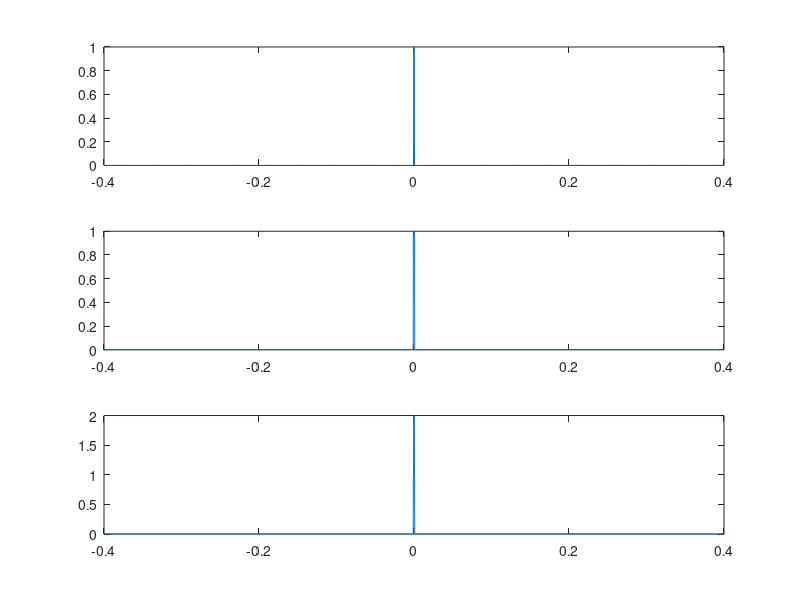
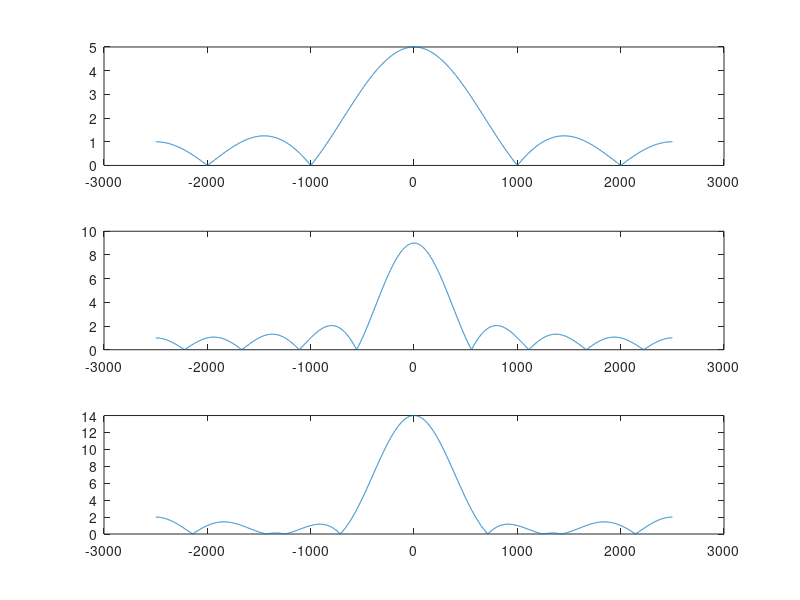
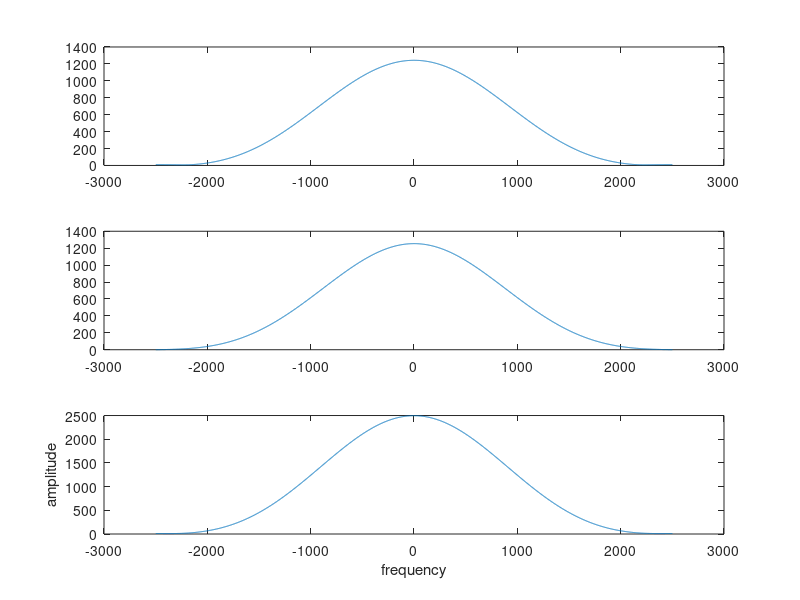
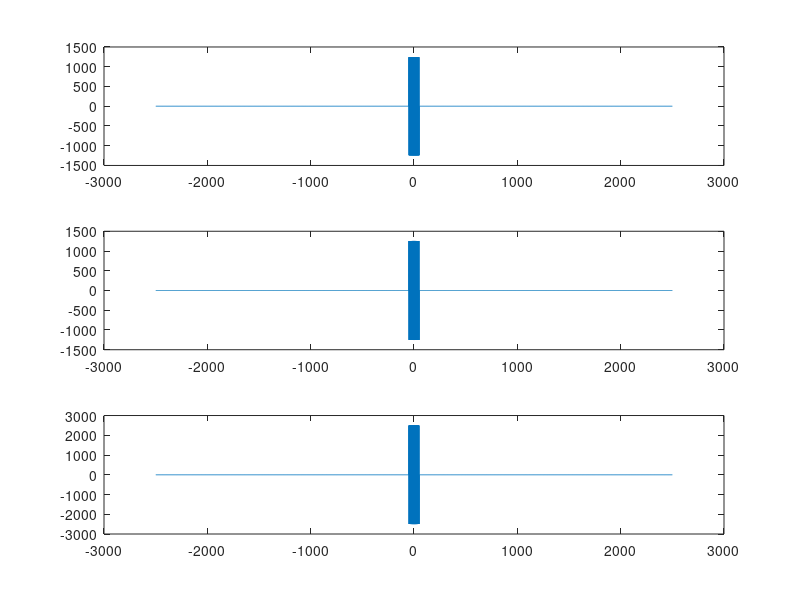

Here is the MATLAB script that generated these plots, in order:
clear all;
t=-0.4:0.0002:0.4;
N_fft=length(t);
dT=0.0002;
df=1/(dT*N_fft);
F=df*((1:N_fft)-N_fft/2);

fs=200;%Sampling frequency
ts=1/fs;
nt=-0.4:ts:0.4;
N_ffts=length(nt);
dTs=0.005;
dfs=1/(dTs*N_ffts);
Fs=dfs*((1:N_ffts)-N_ffts/2);

fc=50;%Low-pass filter filtering

% Directly use a single rectangular pulse signal
% So, no time domain sampling

width=5*dT
x1=zeros(size(t));
x1=rectpuls(t,width);
x2=zeros(size(t));
x2=rectpuls(t,(2*width));
%Draw the value of the original function
figure(1);
subplot(3,1,1);
plot(t,x1);
subplot(3,1,2);
plot(t,x2);
x=x1+x2;
subplot(3,1,3);
plot(t,x);


%Spectrum, it can be seen that it is a Sa signal
figure(2);
A1=fftshift(fft(x1));
A2=fftshift(fft(x2));
A=fftshift(fft(x));
subplot(3,1,1);
plot(F,abs(A1));
subplot(3,1,2);
plot(F,abs(A2));
subplot(3,1,3);
plot(F,abs(A));


%Start misplaced addition
figure(3);
Rshift=floor(fs/df);
for k=-4:4
   A1=A1+circshift(A1,[0 k*Rshift]);
   A2=A2+circshift(A2,[0 k*Rshift]);
   A=A+circshift(A,[0 k*Rshift]);
end
y1=abs(A1);
y2=abs(A2);
y=abs(A);
subplot(3,1,1);
plot(F,y1);
subplot(3,1,2);
plot(F,y2);
subplot(3,1,3);
plot(F,y);
xlabel('frequency');
ylabel('amplitude');

%Filter
figure(4);
H=(abs(F)<fc);
A1c=H.*A1;
A2c=H.*A2;
Ac=H.*A
subplot(3,1,1);
plot(F,A1c);
subplot(3,1,2);
plot(F,A2c);
subplot(3,1,3);
plot(F,Ac);

% Restore the sampled signal
%Restore the signal after frequency domain sampling
figure(5);
y1s=ifft(ifftshift(A1c));
y2s=ifft(ifftshift(A2c));
ys=ifft(ifftshift(Ac));
subplot(3,1,1);
plot(t,y1s);
subplot(3,1,2);
plot(t,y2s);
subplot(3,1,3);
plot(t,ys);